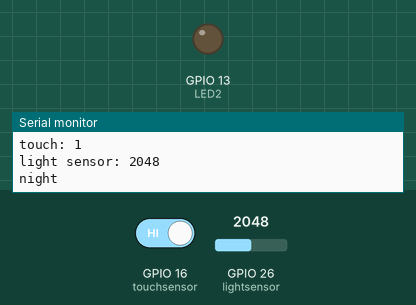
Simulated run of this sketch. Board: ESP32. Shown: output pins drawn as LEDs (lit = HIGH), the last lines printed to the serial monitor. Dashed ring = blinking. Inputs (shaded band) come from the test bench; at power-on: GPIO 26 (lightsensor) = 2048, GPIO 16 (touchsensor) HIGH.

Above: at 1.2 s.
1.3 s: GPIO 26 (lightsensor) set to 3463
2.8 s: GPIO 26 (lightsensor) set to 3537
At 3.26 s:
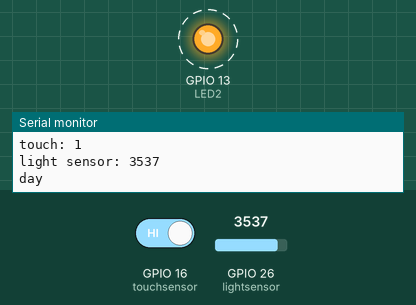
5.8 s: GPIO 26 (lightsensor) set to 2866
At 5.8 s:
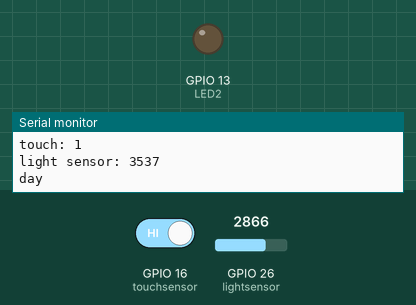
7.3 s: GPIO 26 (lightsensor) set to 3603
At 7.57 s:
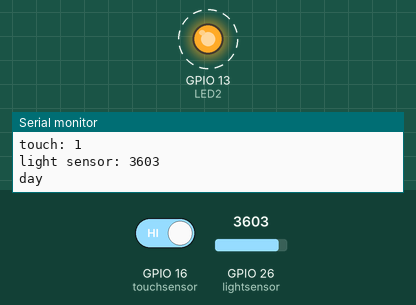
Timing chart, 0 to 11.3 s (numbered marks = the images above; inputs shaded):
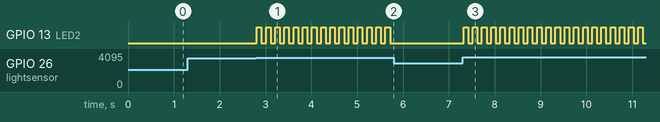

The sketch:

ELEPHANT_Adaptability-of-the-trunk_Code_Solution_Task3.ino
```cpp
// LED
// GPIO
#define LED2 13

// touch sensor
// GPIO
#define touchsensor 16

// lightsensor
// GPIO
#define lightsensor 26
// set treshold for light sensor
#define lightsensor_treshold 3500

// servomotor
// library
// GPIO
// PWM properties servomotor
// define servomotor angles

// command_servomotor(): give the angle to the function command_servomotor() and move to the servomotor to the servomotor_Angle
//convert 0-180 degrees to 0-65536

// global variables
char serialprint_buffer[100];

// setup the components.
void setup()
{
  // setup the LED as OUTPUT
  pinMode(LED2, OUTPUT);

  // setup the touch sensor as INPUT
  pinMode(touchsensor, INPUT);

  // setup the light sensor as INPUT
  pinMode(lightsensor, INPUT);

  // setup servomotor as OUTPUT
  // attach the channel to the GPIO to be controlled
  // define the PWM functionalities of the channel

  // setup the serial communication
  Serial.begin(9600);
}

void loop()
{
  // read and print the current touch sensor value to the serial monitor
  int touchsensor_value = digitalRead(touchsensor);
  sprintf(serialprint_buffer, "touch: %d", touchsensor_value);
  Serial.println(serialprint_buffer);

  // read the current light sensor value
  int lightsensor_value = analogRead(lightsensor);
  sprintf(serialprint_buffer, "light sensor: %d", lightsensor_value);
  Serial.println(serialprint_buffer);

  // day mode: If it's bright enough, print "day" into the serial monitor.
  if (lightsensor_value >= lightsensor_treshold) {
    Serial.println("day");
    // If no touch is detected, move the trunk.
    if (touchsensor_value == LOW) {
      // create a movement of the servomotor to angle max and min

    }
    //  If a touch is detected, flash the LED.
    else {
      digitalWrite(LED2, HIGH);
      delay(100);
    }
  }
  // night mode: If it's dark engough, print "night" into the serial monitor.
  else {
    Serial.println("night");
  }
  digitalWrite(LED2, LOW);
  delay(100);
}
```

Measured:
- the behaviour switches between 3499 and 3500 on GPIO 26 (lightsensor) (found by bisection; images 0 and 1)
- after the input at 2.8 s, GPIO 13 (LED2): alternates HIGH for 0.10 s and LOW for 0.10 s, starting at once
- after the input at 5.8 s, GPIO 13 (LED2): stops changing and stays LOW
- after the input at 7.3 s, GPIO 13 (LED2): alternates HIGH for 0.10 s and LOW for 0.10 s, starting at once
